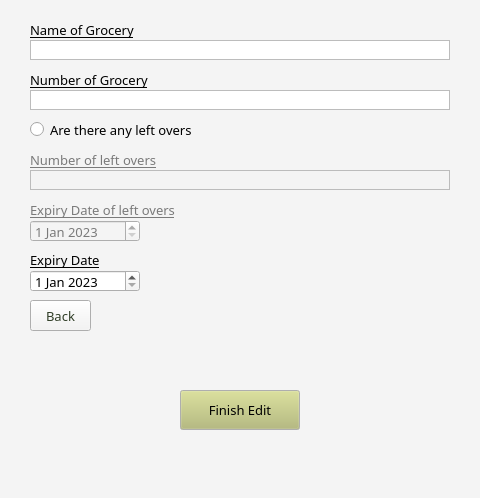
<?xml version="1.0" encoding="UTF-8"?>
<ui version="4.0">
 <class>editGroceryFrame</class>
 <widget class="QWidget" name="editGroceryFrame">
  <property name="geometry">
   <rect>
    <x>0</x>
    <y>0</y>
    <width>480</width>
    <height>498</height>
   </rect>
  </property>
  <property name="sizePolicy">
   <sizepolicy hsizetype="Fixed" vsizetype="Fixed">
    <horstretch>0</horstretch>
    <verstretch>0</verstretch>
   </sizepolicy>
  </property>
  <property name="palette">
   <palette>
    <active>
     <colorrole role="WindowText">
      <brush brushstyle="SolidPattern">
       <color alpha="255">
        <red>0</red>
        <green>0</green>
        <blue>0</blue>
       </color>
      </brush>
     </colorrole>
     <colorrole role="Button">
      <brush brushstyle="SolidPattern">
       <color alpha="255">
        <red>244</red>
        <green>244</green>
        <blue>244</blue>
       </color>
      </brush>
     </colorrole>
     <colorrole role="Light">
      <brush brushstyle="SolidPattern">
       <color alpha="255">
        <red>255</red>
        <green>255</green>
        <blue>255</blue>
       </color>
      </brush>
     </colorrole>
     <colorrole role="Midlight">
      <brush brushstyle="SolidPattern">
       <color alpha="255">
        <red>249</red>
        <green>249</green>
        <blue>249</blue>
       </color>
      </brush>
     </colorrole>
     <colorrole role="Dark">
      <brush brushstyle="SolidPattern">
       <color alpha="255">
        <red>122</red>
        <green>122</green>
        <blue>122</blue>
       </color>
      </brush>
     </colorrole>
     <colorrole role="Mid">
      <brush brushstyle="SolidPattern">
       <color alpha="255">
        <red>163</red>
        <green>163</green>
        <blue>163</blue>
       </color>
      </brush>
     </colorrole>
     <colorrole role="Text">
      <brush brushstyle="SolidPattern">
       <color alpha="255">
        <red>0</red>
        <green>0</green>
        <blue>0</blue>
       </color>
      </brush>
     </colorrole>
     <colorrole role="BrightText">
      <brush brushstyle="SolidPattern">
       <color alpha="255">
        <red>255</red>
        <green>255</green>
        <blue>255</blue>
       </color>
      </brush>
     </colorrole>
     <colorrole role="ButtonText">
      <brush brushstyle="SolidPattern">
       <color alpha="255">
        <red>0</red>
        <green>0</green>
        <blue>0</blue>
       </color>
      </brush>
     </colorrole>
     <colorrole role="Base">
      <brush brushstyle="SolidPattern">
       <color alpha="255">
        <red>255</red>
        <green>255</green>
        <blue>255</blue>
       </color>
      </brush>
     </colorrole>
     <colorrole role="Window">
      <brush brushstyle="SolidPattern">
       <color alpha="255">
        <red>244</red>
        <green>244</green>
        <blue>244</blue>
       </color>
      </brush>
     </colorrole>
     <colorrole role="Shadow">
      <brush brushstyle="SolidPattern">
       <color alpha="255">
        <red>0</red>
        <green>0</green>
        <blue>0</blue>
       </color>
      </brush>
     </colorrole>
     <colorrole role="AlternateBase">
      <brush brushstyle="SolidPattern">
       <color alpha="255">
        <red>249</red>
        <green>249</green>
        <blue>249</blue>
       </color>
      </brush>
     </colorrole>
     <colorrole role="ToolTipBase">
      <brush brushstyle="SolidPattern">
       <color alpha="255">
        <red>255</red>
        <green>255</green>
        <blue>220</blue>
       </color>
      </brush>
     </colorrole>
     <colorrole role="ToolTipText">
      <brush brushstyle="SolidPattern">
       <color alpha="255">
        <red>0</red>
        <green>0</green>
        <blue>0</blue>
       </color>
      </brush>
     </colorrole>
    </active>
    <inactive>
     <colorrole role="WindowText">
      <brush brushstyle="SolidPattern">
       <color alpha="255">
        <red>0</red>
        <green>0</green>
        <blue>0</blue>
       </color>
      </brush>
     </colorrole>
     <colorrole role="Button">
      <brush brushstyle="SolidPattern">
       <color alpha="255">
        <red>244</red>
        <green>244</green>
        <blue>244</blue>
       </color>
      </brush>
     </colorrole>
     <colorrole role="Light">
      <brush brushstyle="SolidPattern">
       <color alpha="255">
        <red>255</red>
        <green>255</green>
        <blue>255</blue>
       </color>
      </brush>
     </colorrole>
     <colorrole role="Midlight">
      <brush brushstyle="SolidPattern">
       <color alpha="255">
        <red>249</red>
        <green>249</green>
        <blue>249</blue>
       </color>
      </brush>
     </colorrole>
     <colorrole role="Dark">
      <brush brushstyle="SolidPattern">
       <color alpha="255">
        <red>122</red>
        <green>122</green>
        <blue>122</blue>
       </color>
      </brush>
     </colorrole>
     <colorrole role="Mid">
      <brush brushstyle="SolidPattern">
       <color alpha="255">
        <red>163</red>
        <green>163</green>
        <blue>163</blue>
       </color>
      </brush>
     </colorrole>
     <colorrole role="Text">
      <brush brushstyle="SolidPattern">
       <color alpha="255">
        <red>0</red>
        <green>0</green>
        <blue>0</blue>
       </color>
      </brush>
     </colorrole>
     <colorrole role="BrightText">
      <brush brushstyle="SolidPattern">
       <color alpha="255">
        <red>255</red>
        <green>255</green>
        <blue>255</blue>
       </color>
      </brush>
     </colorrole>
     <colorrole role="ButtonText">
      <brush brushstyle="SolidPattern">
       <color alpha="255">
        <red>0</red>
        <green>0</green>
        <blue>0</blue>
       </color>
      </brush>
     </colorrole>
     <colorrole role="Base">
      <brush brushstyle="SolidPattern">
       <color alpha="255">
        <red>255</red>
        <green>255</green>
        <blue>255</blue>
       </color>
      </brush>
     </colorrole>
     <colorrole role="Window">
      <brush brushstyle="SolidPattern">
       <color alpha="255">
        <red>244</red>
        <green>244</green>
        <blue>244</blue>
       </color>
      </brush>
     </colorrole>
     <colorrole role="Shadow">
      <brush brushstyle="SolidPattern">
       <color alpha="255">
        <red>0</red>
        <green>0</green>
        <blue>0</blue>
       </color>
      </brush>
     </colorrole>
     <colorrole role="AlternateBase">
      <brush brushstyle="SolidPattern">
       <color alpha="255">
        <red>249</red>
        <green>249</green>
        <blue>249</blue>
       </color>
      </brush>
     </colorrole>
     <colorrole role="ToolTipBase">
      <brush brushstyle="SolidPattern">
       <color alpha="255">
        <red>255</red>
        <green>255</green>
        <blue>220</blue>
       </color>
      </brush>
     </colorrole>
     <colorrole role="ToolTipText">
      <brush brushstyle="SolidPattern">
       <color alpha="255">
        <red>0</red>
        <green>0</green>
        <blue>0</blue>
       </color>
      </brush>
     </colorrole>
    </inactive>
    <disabled>
     <colorrole role="WindowText">
      <brush brushstyle="SolidPattern">
       <color alpha="255">
        <red>122</red>
        <green>122</green>
        <blue>122</blue>
       </color>
      </brush>
     </colorrole>
     <colorrole role="Button">
      <brush brushstyle="SolidPattern">
       <color alpha="255">
        <red>244</red>
        <green>244</green>
        <blue>244</blue>
       </color>
      </brush>
     </colorrole>
     <colorrole role="Light">
      <brush brushstyle="SolidPattern">
       <color alpha="255">
        <red>255</red>
        <green>255</green>
        <blue>255</blue>
       </color>
      </brush>
     </colorrole>
     <colorrole role="Midlight">
      <brush brushstyle="SolidPattern">
       <color alpha="255">
        <red>249</red>
        <green>249</green>
        <blue>249</blue>
       </color>
      </brush>
     </colorrole>
     <colorrole role="Dark">
      <brush brushstyle="SolidPattern">
       <color alpha="255">
        <red>122</red>
        <green>122</green>
        <blue>122</blue>
       </color>
      </brush>
     </colorrole>
     <colorrole role="Mid">
      <brush brushstyle="SolidPattern">
       <color alpha="255">
        <red>163</red>
        <green>163</green>
        <blue>163</blue>
       </color>
      </brush>
     </colorrole>
     <colorrole role="Text">
      <brush brushstyle="SolidPattern">
       <color alpha="255">
        <red>122</red>
        <green>122</green>
        <blue>122</blue>
       </color>
      </brush>
     </colorrole>
     <colorrole role="BrightText">
      <brush brushstyle="SolidPattern">
       <color alpha="255">
        <red>255</red>
        <green>255</green>
        <blue>255</blue>
       </color>
      </brush>
     </colorrole>
     <colorrole role="ButtonText">
      <brush brushstyle="SolidPattern">
       <color alpha="255">
        <red>122</red>
        <green>122</green>
        <blue>122</blue>
       </color>
      </brush>
     </colorrole>
     <colorrole role="Base">
      <brush brushstyle="SolidPattern">
       <color alpha="255">
        <red>244</red>
        <green>244</green>
        <blue>244</blue>
       </color>
      </brush>
     </colorrole>
     <colorrole role="Window">
      <brush brushstyle="SolidPattern">
       <color alpha="255">
        <red>244</red>
        <green>244</green>
        <blue>244</blue>
       </color>
      </brush>
     </colorrole>
     <colorrole role="Shadow">
      <brush brushstyle="SolidPattern">
       <color alpha="255">
        <red>0</red>
        <green>0</green>
        <blue>0</blue>
       </color>
      </brush>
     </colorrole>
     <colorrole role="AlternateBase">
      <brush brushstyle="SolidPattern">
       <color alpha="255">
        <red>244</red>
        <green>244</green>
        <blue>244</blue>
       </color>
      </brush>
     </colorrole>
     <colorrole role="ToolTipBase">
      <brush brushstyle="SolidPattern">
       <color alpha="255">
        <red>255</red>
        <green>255</green>
        <blue>220</blue>
       </color>
      </brush>
     </colorrole>
     <colorrole role="ToolTipText">
      <brush brushstyle="SolidPattern">
       <color alpha="255">
        <red>0</red>
        <green>0</green>
        <blue>0</blue>
       </color>
      </brush>
     </colorrole>
    </disabled>
   </palette>
  </property>
  <property name="font">
   <font>
    <family>Arial Black</family>
    <pointsize>10</pointsize>
   </font>
  </property>
  <property name="windowTitle">
   <string>Edit Grocery Frame</string>
  </property>
  <widget class="QRadioButton" name="areThereLeftovers">
   <property name="enabled">
    <bool>true</bool>
   </property>
   <property name="geometry">
    <rect>
     <x>30</x>
     <y>120</y>
     <width>300</width>
     <height>19</height>
    </rect>
   </property>
   <property name="sizePolicy">
    <sizepolicy hsizetype="Fixed" vsizetype="Fixed">
     <horstretch>0</horstretch>
     <verstretch>0</verstretch>
    </sizepolicy>
   </property>
   <property name="text">
    <string>Are there any left overs</string>
   </property>
   <property name="checked">
    <bool>false</bool>
   </property>
   <property name="autoRepeat">
    <bool>false</bool>
   </property>
  </widget>
  <widget class="QLabel" name="nameGroceryed">
   <property name="geometry">
    <rect>
     <x>30</x>
     <y>20</y>
     <width>300</width>
     <height>20</height>
    </rect>
   </property>
   <property name="sizePolicy">
    <sizepolicy hsizetype="Fixed" vsizetype="Fixed">
     <horstretch>0</horstretch>
     <verstretch>0</verstretch>
    </sizepolicy>
   </property>
   <property name="font">
    <font>
     <underline>true</underline>
    </font>
   </property>
   <property name="text">
    <string>Name of Grocery</string>
   </property>
  </widget>
  <widget class="QLabel" name="expiryDateLeftover">
   <property name="enabled">
    <bool>false</bool>
   </property>
   <property name="geometry">
    <rect>
     <x>30</x>
     <y>200</y>
     <width>300</width>
     <height>20</height>
    </rect>
   </property>
   <property name="sizePolicy">
    <sizepolicy hsizetype="Fixed" vsizetype="Fixed">
     <horstretch>0</horstretch>
     <verstretch>0</verstretch>
    </sizepolicy>
   </property>
   <property name="font">
    <font>
     <underline>true</underline>
    </font>
   </property>
   <property name="text">
    <string>Expiry Date of left overs</string>
   </property>
  </widget>
  <widget class="QTextEdit" name="groceryNumEntryed">
   <property name="geometry">
    <rect>
     <x>30</x>
     <y>90</y>
     <width>420</width>
     <height>20</height>
    </rect>
   </property>
   <property name="sizePolicy">
    <sizepolicy hsizetype="Fixed" vsizetype="Fixed">
     <horstretch>0</horstretch>
     <verstretch>0</verstretch>
    </sizepolicy>
   </property>
   <property name="verticalScrollBarPolicy">
    <enum>Qt::ScrollBarAlwaysOff</enum>
   </property>
  </widget>
  <widget class="QTextEdit" name="groceryNameEntryed">
   <property name="geometry">
    <rect>
     <x>30</x>
     <y>40</y>
     <width>420</width>
     <height>20</height>
    </rect>
   </property>
   <property name="sizePolicy">
    <sizepolicy hsizetype="Fixed" vsizetype="Fixed">
     <horstretch>0</horstretch>
     <verstretch>0</verstretch>
    </sizepolicy>
   </property>
   <property name="verticalScrollBarPolicy">
    <enum>Qt::ScrollBarAlwaysOff</enum>
   </property>
  </widget>
  <widget class="QDateEdit" name="expiryDateEditLeftover">
   <property name="enabled">
    <bool>false</bool>
   </property>
   <property name="geometry">
    <rect>
     <x>30</x>
     <y>220</y>
     <width>110</width>
     <height>22</height>
    </rect>
   </property>
   <property name="dateTime">
    <datetime>
     <hour>0</hour>
     <minute>0</minute>
     <second>0</second>
     <year>2023</year>
     <month>1</month>
     <day>1</day>
    </datetime>
   </property>
  </widget>
  <widget class="QLabel" name="numGroceryed">
   <property name="geometry">
    <rect>
     <x>30</x>
     <y>70</y>
     <width>300</width>
     <height>20</height>
    </rect>
   </property>
   <property name="sizePolicy">
    <sizepolicy hsizetype="Fixed" vsizetype="Fixed">
     <horstretch>0</horstretch>
     <verstretch>0</verstretch>
    </sizepolicy>
   </property>
   <property name="font">
    <font>
     <underline>true</underline>
    </font>
   </property>
   <property name="text">
    <string>Number of Grocery</string>
   </property>
  </widget>
  <widget class="QTextEdit" name="leftoverEntry">
   <property name="enabled">
    <bool>false</bool>
   </property>
   <property name="geometry">
    <rect>
     <x>30</x>
     <y>170</y>
     <width>420</width>
     <height>20</height>
    </rect>
   </property>
   <property name="sizePolicy">
    <sizepolicy hsizetype="Fixed" vsizetype="Fixed">
     <horstretch>0</horstretch>
     <verstretch>0</verstretch>
    </sizepolicy>
   </property>
   <property name="verticalScrollBarPolicy">
    <enum>Qt::ScrollBarAlwaysOff</enum>
   </property>
  </widget>
  <widget class="QLabel" name="numLeftover">
   <property name="enabled">
    <bool>false</bool>
   </property>
   <property name="geometry">
    <rect>
     <x>30</x>
     <y>150</y>
     <width>300</width>
     <height>20</height>
    </rect>
   </property>
   <property name="sizePolicy">
    <sizepolicy hsizetype="Fixed" vsizetype="Fixed">
     <horstretch>0</horstretch>
     <verstretch>0</verstretch>
    </sizepolicy>
   </property>
   <property name="font">
    <font>
     <underline>true</underline>
    </font>
   </property>
   <property name="text">
    <string>Number of left overs</string>
   </property>
  </widget>
  <widget class="QLabel" name="expiryDateEd">
   <property name="geometry">
    <rect>
     <x>30</x>
     <y>250</y>
     <width>300</width>
     <height>20</height>
    </rect>
   </property>
   <property name="sizePolicy">
    <sizepolicy hsizetype="Fixed" vsizetype="Fixed">
     <horstretch>0</horstretch>
     <verstretch>0</verstretch>
    </sizepolicy>
   </property>
   <property name="font">
    <font>
     <underline>true</underline>
    </font>
   </property>
   <property name="text">
    <string>Expiry Date</string>
   </property>
  </widget>
  <widget class="QDateEdit" name="expiryDateEdited">
   <property name="geometry">
    <rect>
     <x>30</x>
     <y>270</y>
     <width>110</width>
     <height>22</height>
    </rect>
   </property>
   <property name="dateTime">
    <datetime>
     <hour>0</hour>
     <minute>0</minute>
     <second>0</second>
     <year>2023</year>
     <month>1</month>
     <day>1</day>
    </datetime>
   </property>
  </widget>
  <widget class="QPushButton" name="editGroceryBtn">
   <property name="geometry">
    <rect>
     <x>180</x>
     <y>390</y>
     <width>120</width>
     <height>40</height>
    </rect>
   </property>
   <property name="sizePolicy">
    <sizepolicy hsizetype="Fixed" vsizetype="Fixed">
     <horstretch>0</horstretch>
     <verstretch>0</verstretch>
    </sizepolicy>
   </property>
   <property name="palette">
    <palette>
     <active>
      <colorrole role="Button">
       <brush brushstyle="SolidPattern">
        <color alpha="255">
         <red>180</red>
         <green>187</green>
         <blue>114</blue>
        </color>
       </brush>
      </colorrole>
     </active>
     <inactive>
      <colorrole role="Button">
       <brush brushstyle="SolidPattern">
        <color alpha="255">
         <red>180</red>
         <green>187</green>
         <blue>114</blue>
        </color>
       </brush>
      </colorrole>
     </inactive>
     <disabled>
      <colorrole role="Button">
       <brush brushstyle="SolidPattern">
        <color alpha="255">
         <red>180</red>
         <green>187</green>
         <blue>114</blue>
        </color>
       </brush>
      </colorrole>
     </disabled>
    </palette>
   </property>
   <property name="text">
    <string>Finish Edit</string>
   </property>
  </widget>
  <widget class="QPushButton" name="backBtn">
   <property name="geometry">
    <rect>
     <x>30</x>
     <y>300</y>
     <width>61</width>
     <height>31</height>
    </rect>
   </property>
   <property name="palette">
    <palette>
     <active>
      <colorrole role="ButtonText">
       <brush brushstyle="SolidPattern">
        <color alpha="255">
         <red>48</red>
         <green>62</green>
         <blue>39</blue>
        </color>
       </brush>
      </colorrole>
     </active>
     <inactive>
      <colorrole role="ButtonText">
       <brush brushstyle="SolidPattern">
        <color alpha="255">
         <red>48</red>
         <green>62</green>
         <blue>39</blue>
        </color>
       </brush>
      </colorrole>
     </inactive>
     <disabled>
      <colorrole role="ButtonText">
       <brush brushstyle="SolidPattern">
        <color alpha="255">
         <red>227</red>
         <green>219</green>
         <blue>189</blue>
        </color>
       </brush>
      </colorrole>
     </disabled>
    </palette>
   </property>
   <property name="text">
    <string>Back</string>
   </property>
  </widget>
 </widget>
 <resources/>
 <connections/>
</ui>
